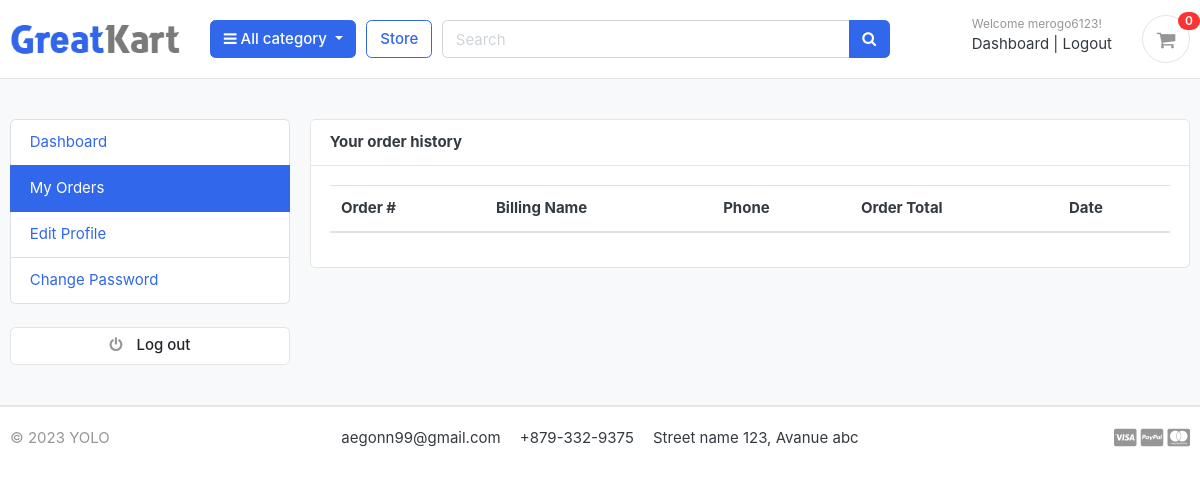
The app's page /accounts/my_orders/ (signed in), older data.
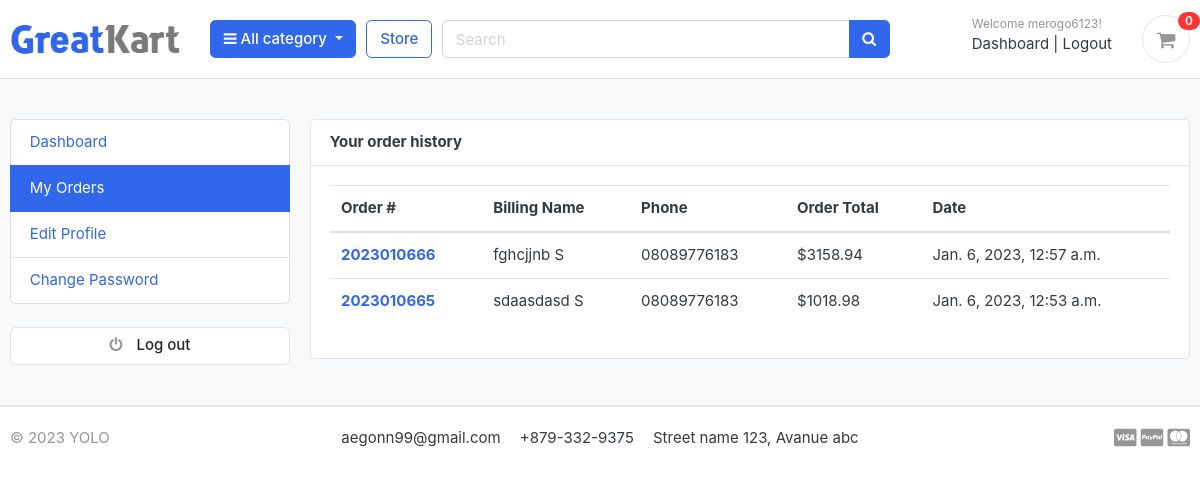
The same page, newer data.
### orders/models.py (models this page shows, shortened)
class Order(models.Model):
    STATUS = (
        ('Placed', 'Placed'),
        ('Shipping', 'Shipping'),
        ('Delivered', 'Delivered'),
        ('Cancelled', 'Cancelled'),
        ('Returned', 'Returned')
    )
    user = models.ForeignKey(Account, on_delete=models.SET_NULL, null=True)
    payment = models.ForeignKey(
        Payment, on_delete=models.SET_NULL, blank=True, null=True)
    order_number = models.CharField(max_length=20)
    first_name = models.CharField(max_length=50)
    last_name = models.CharField(max_length=50)
    phone = models.CharField(max_length=15)
    email = models.EmailField(max_length=50)
    address_line_1 = models.CharField(max_length=100)
    address_line_2 = models.CharField(max_length=100, blank=True)
    country = models.CharField(max_length=50)
    state = models.CharField(max_length=50)
    city = models.CharField(max_length=50)
    order_note = models.CharField(max_length=100, blank=True)
    order_total = models.FloatField()
    tax = models.FloatField()
    status = models.CharField(max_length=10, choices=STATUS, default='Placed')
    ip = models.CharField(blank=True, max_length=20)
    is_ordered = models.BooleanField(default=False)
    created_at = models.DateTimeField(auto_now_add=True)
    updated_at = models.DateTimeField(auto_now=True)
    def full_name(self):
        return f'{self.first_name} {self.last_name}'

### accounts/views.py (the view)
# urls.py: path('my_orders/',views.my_orders,name='my_orders'),
@login_required(login_url='login')
def my_orders(request):
    orders = Order.objects.filter(
        user=request.user, is_ordered=True).order_by('-created_at')
    context = {
        'orders': orders,
    }
    return render(request, 'accounts/my_orders.html', context)

### carts/context_processors.py (called while the page is built)
def counter(request):
    cart_count = 0
    if 'admin' in request.path:
        return {}
    else:
        try:
            cart = Cart.objects.filter(cart_id=_cart_id(request))
            if request.user.is_authenticated:
                cart_items = CartItem.objects.all().filter(user=request.user)
            else:
                cart_items = CartItem.objects.all().filter(cart=cart[:1])
            for cart_item in cart_items:
                cart_count += cart_item.quantity
        except Cart.DoesNotExist:
            cart_count = 0
    return dict(cart_count=cart_count)

### carts/views.py (called while the page is built)
def _cart_id(request):
    cart=request.session.session_key
    if not cart:
        cart = request.session.create()
    return cart

### category/context_processors.py (called while the page is built)
def menu_links(request):
    links = Category.objects.all()
    return dict(links=links)

### category/models.py (called while the page is built)
    def get_url(self):
            return reverse('products_by_category',args=[self.slug])

### templates/accounts/my_orders.html (shortened to what this page needs)
{% extends 'base.html' %}
{% block content %}
<section class="section-conten padding-y bg">
	<div class="container">
		<div class="row">
			{% include 'includes/dashboard_sidebar.html' %}
			<main class="col-md-9">
				<article class="card">
					<header class="card-header">
						<strong class="d-inline-block mr-3">Your order history</strong>
					</header>
					<div class="card-body">
						<div class="row">
							<div class="col-md-12">
								<table class="table table-hover">
									<thead>
										<tr>
											<th scope="col">Order #</th>
											<th scope="col">Billing Name</th>
											<th scope="col">Phone</th>
											<th scope="col">Order Total</th>
											<th scope="col">Date</th>
										</tr>
									</thead>
									<tbody>
										{% for order in orders %}
										<tr>
											<th scope="row"><a
													href="{% url 'order_detail' order.order_number %}">{{order.order_number}}</a>
											</th>
											<td>{{order.full_name}}</td>
											<td>{{order.phone}}</td>
											<td>${{order.order_total}}</td>
											<td>{{order.created_at}}</td>
										</tr>
										{% endfor %}
									</tbody>
								</table>
							</div>
						</div>
					</div>
				</article>
			</main>
		</div>
	</div>
</section>
{% endblock %}

Row changes from the older to the newer data that the page shows:
added Order: order_number "2023010666", full_name "fghcjjnb S", phone "08089776183", order_total "3158.94", created_at "Jan. 6, 2023, 12:57 a.m."
added Order: order_number "2023010665", full_name "sdaasdasd S", phone "08089776183", order_total "1018.98", created_at "Jan. 6, 2023, 12:53 a.m."
